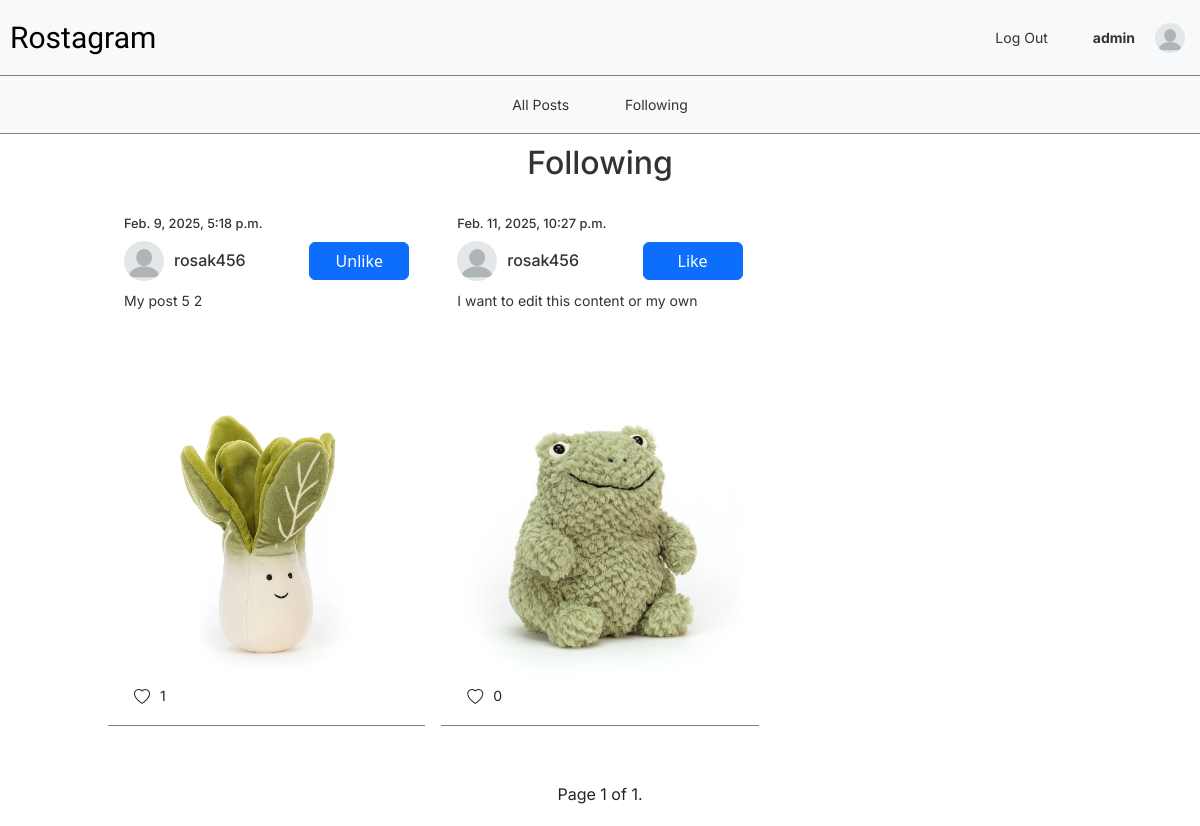
/following (signed in), run on an earlier commit of the app's database.
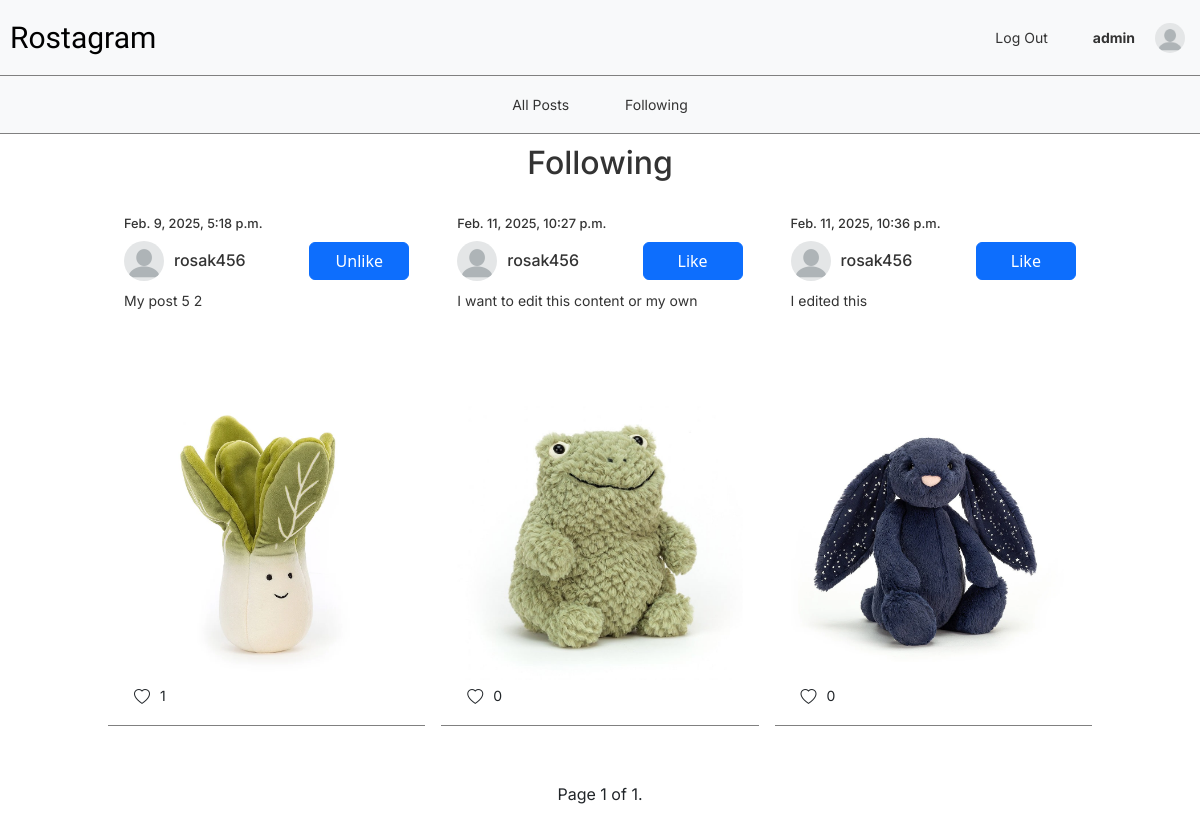
And on a later commit of the database.
### network/models.py (models this page shows)
class User(AbstractUser):
    bio = models.TextField(blank=True, null=True, default=None)
    profile_picture = models.ImageField(upload_to="images/User/%d/%m/%y", default="profile-default.webp")

class Post(models.Model):
    user = models.ForeignKey(User, on_delete=models.CASCADE, related_name='posts', null=True)
    created_at = models.DateTimeField(auto_now_add=True)
    content = models.TextField(blank=True, default=None, null=True)
    image = models.ImageField(upload_to="images/Post/%d/%m/%y")

### network/views.py (the view)
# urls.py: path("following", views.following_view, name="following"),
def following_view(request):
    user = request.user
    if user.is_authenticated:
        followed_users = Follow.objects.filter(follower=user).select_related("users")
        followed_user_ids = followed_users.values_list("users", flat=True)
        if followed_users:
            posts = Post.objects.filter(user__id__in=followed_user_ids)
            paginator = Paginator(posts, 10)
            page_number = request.GET.get("page")
            page_obj = paginator.get_page(page_number)
            for post in page_obj.object_list:
                post.is_liked = post.likes.filter(user=user).exists()
        else:
            page_obj = None
            posts = None
    return render(request, "network/following.html", {
        "user": user,
        "followed_users": followed_users,
        "posts": posts,
        "page_obj": page_obj
    })

### network/templates/network/following.html (shortened to what this page needs)
{% extends "network/layout.html" %}
{% block body %}
<div class="page-heading">
    <h2>Following</h2>
</div>
{% if user.is_authenticated %}
    <div class="all-posts-container">
        {% for post in page_obj %}
        <div class="post-container">
            <div class="post-timestamp">
                <h6>{{ post.created_at }}</h6>
            </div>
            <div class="post-details" id="post-{{ post.id }}">
                <div class="post-topbar">
                    <div class="user-details">
                        <img src="{{ post.user.profile_picture.url }}" class="profile-img">
                        <a href="{% url 'profile' post.user  %}"><h5>{{ post.user.username }}</h5></a>
                    </div>
                    {% if user.is_authenticated %}
                    <div class="post-btn-container">
                        {% if user.username != post.user.username %}
                        <button class="btn btn-primary like-btn" data-post-id="{{ post.id }}">
                            {% if post.is_liked %}
                                Unlike
                            {% else %}
                                Like
                            {% endif %}
                        </button>
                        {% else %}
                            <button class="btn btn-success edit-btn" data-post-id="{{ post.id }}">
                                Edit
                            </button>
                        {% endif %}
                    </div>
                    {% endif %}
                </div>
                <div class="post-content-container">
                    <p id="post-content-{{ post.id }}">{{ post.content }}</p>
                </div>
            </div>
            <img src="{{ post.image.url }}" class="post-img">
            <div class="like-container">
                <i class="bi bi-heart"></i>
                <div class="like-count" id="like-count-{{ post.id }}">
                    {{ post.likes.count }}
                </div>
            </div>
        </div>
        {% endfor %}
    </div>
    {% if posts %}
        <div class="pagination">
            <span class="step-links">
                <span class="current">
                    Page {{ page_obj.number }} of {{ page_obj.paginator.num_pages }}.
                </span>
            </span>
        </div>
    {% else %}
    <div class="page-container">
        <p>You are not following anyone. Follow some users to see their posts!</p>
    </div>
    {% endif %}
{% endif %}
{% endblock %}

### network/templates/network/layout.html (shortened to what this page needs)
{% load static %}
<!DOCTYPE html>
<html lang="en">
    <head>
        <link rel="stylesheet" href="https://cdn.jsdelivr.net/npm/bootstrap@5.3.3/dist/css/bootstrap.min.css">
        <link rel="stylesheet" href="https://cdn.jsdelivr.net/npm/bootstrap-icons@1.11.3/font/bootstrap-icons.min.css">
        <link href="{% static 'network/styles.css' %}" rel="stylesheet">
    </head>
    <body>
        <nav class="navbar navbar-expand-lg navbar-light bg-light">
            <div class="navbar-items">
                <a class="navbar-brand" href="{% url 'index' %}">Rostagram</a>
                {% if user.is_authenticated %}
                <li class="nav-item">
                    <a class="nav-link" href="{% url 'logout' %}">Log Out</a>
                </li>
                <li class="nav-item profile-details">
                    <a class="nav-link profile-username" href="{% url 'profile' user.username %}"><strong>{{ user.username }}</strong></a>
                    <img src="{{ user.profile_picture.url }}" class="profile-img">
                </li>
                {% endif %}
            </div>
        </nav>
        <nav class="navbar navbar-expand-lg navbar-light bg-light navbar-2">
            <div class="navbar-items">
              <ul class="navbar-nav mr-auto">
                <li class="nav-item">
                  <a class="nav-link" href="{% url 'index' %}">All Posts</a>
                </li>
                {% if user.is_authenticated %}
                    <li class="nav-item">
                        <a class="nav-link" href="{% url 'following' %}">Following</a>
                    </li>
                {% endif %}
              </ul>
            </div>
        </nav>
        <div class="body">
            {% block body %}
            {% endblock %}
        </div>
    </body>
</html>

What changed in the data, as far as the page shows it:
added Post: created_at "Feb. 11, 2025, 10:36 p.m.", user.profile_picture (placeholder picture), user.username "rosak456", shows "Like", content "I edited this", image (picture), likes.count "0"
